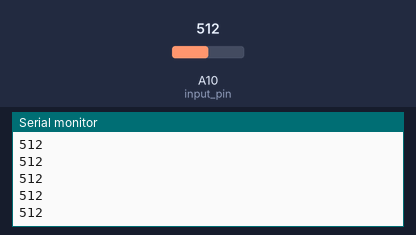
This sketch was run on a simulated Arduino Mega 2560, built with avr-gcc and run on an emulated ATmega2560. On the bench: the last lines printed to the serial monitor. Inputs (shaded band) come from the test bench; at power-on: A10 (input_pin) = 512.

Above: at 1.2 s.
1.3 s: A10 (input_pin) set to 716
At 1.32 s:
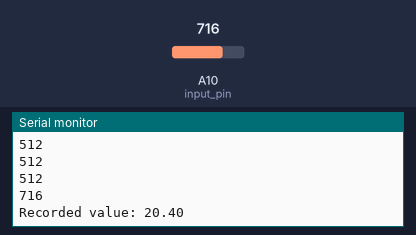
2.8 s: A10 (input_pin) set to 900
At 2.84 s:
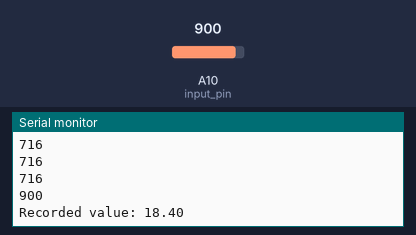
Timing chart, 0 to 5.8 s (numbered marks = the images above; inputs shaded):
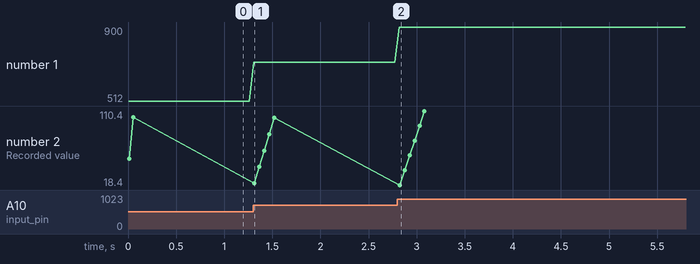

Measured:
- after the input at 1.3 s, the serial monitor: prints a new line at once (image 1)
- after the input at 2.8 s, the serial monitor: prints a new line at once (image 2)
- plotted number 1: 512 → 716 after the input at 1.3 s, 716 → 900 after the input at 2.8 s
- plotted number 2: 102.5 → 102 after the input at 1.3 s, 102 → 110.4 after the input at 2.8 s

The sketch:

flora_flex_modulator.ino
```cpp
//Global Variables
int input_pin = A10;
int value, init_value = 0;
float modulate = 0.1;

void setup() {
  // put your setup code here, to run once:
  Serial.begin(9600);
  Serial.println("Started");
}

void loop() {
  // put your main code here, to run repeatedly:
  value = analogRead(input_pin);
  Serial.println(value);

  // change is detected if the recorded value is different than our initial value
  if(value < init_value - 20 || value > init_value + 20){
    modulus(value - init_value);
    Serial.print("Recorded value: ");
    Serial.println(modulate);
  }
  if(modulate > 100 || modulate < 0){
    modulate = 0.0;
    init_value = value;
  }
  delay(50);
}

void modulus(int value) {
  // computes the moduluate number
  if(modulate < 100){
    modulate += (value * 0.1);
  }
}
```
